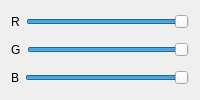
               <widget class="QWidget" name="tabDiffuse">
                <attribute name="title">
                 <string>Diffuse</string>
                </attribute>
                <layout class="QVBoxLayout" name="verticalLayout_25">
                 <item>
                  <widget class="QWidget" name="widget_8" native="true">
                   <layout class="QHBoxLayout" name="horizontalLayout_14">
                    <property name="margin">
                     <number>0</number>
                    </property>
                    <item>
                     <widget class="QLabel" name="label_9">
                      <property name="text">
                       <string>R</string>
                      </property>
                     </widget>
                    </item>
                    <item>
                     <widget class="QSlider" name="horizontalSliderLightDiffuseRed">
                      <property name="value">
                       <number>99</number>
                      </property>
                      <property name="orientation">
                       <enum>Qt::Horizontal</enum>
                      </property>
                     </widget>
                    </item>
                   </layout>
                  </widget>
                 </item>
                 <item>
                  <widget class="QWidget" name="widget_7" native="true">
                   <layout class="QHBoxLayout" name="horizontalLayout_12">
                    <property name="margin">
                     <number>0</number>
                    </property>
                    <item>
                     <widget class="QLabel" name="label_8">
                      <property name="text">
                       <string>G</string>
                      </property>
                     </widget>
                    </item>
                    <item>
                     <widget class="QSlider" name="horizontalSliderLightDiffuseGreen">
                      <property name="value">
                       <number>99</number>
                      </property>
                      <property name="orientation">
                       <enum>Qt::Horizontal</enum>
                      </property>
                     </widget>
                    </item>
                   </layout>
                  </widget>
                 </item>
                 <item>
                  <widget class="QWidget" name="widget_9" native="true">
                   <layout class="QHBoxLayout" name="horizontalLayout_15">
                    <property name="margin">
                     <number>0</number>
                    </property>
                    <item>
                     <widget class="QLabel" name="label_11">
                      <property name="text">
                       <string>B</string>
                      </property>
                     </widget>
                    </item>
                    <item>
                     <widget class="QSlider" name="horizontalSliderLightDiffuseBlue">
                      <property name="value">
                       <number>99</number>
                      </property>
                      <property name="orientation">
                       <enum>Qt::Horizontal</enum>
                      </property>
                     </widget>
                    </item>
                   </layout>
                  </widget>
                 </item>
                </layout>
               </widget>
